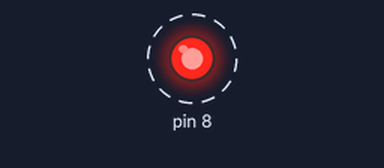
The sketch below on a simulated Arduino Uno, built with avr-gcc and run on an emulated ATmega328P. Parts: output pins drawn as LEDs (lit = HIGH). Dashed ring = blinking. At 5.0 s the program stops and its outputs stay as they are.

Above: at 0.2 s.
Timing chart, 0 to 3.0 s (numbered marks = the images above):
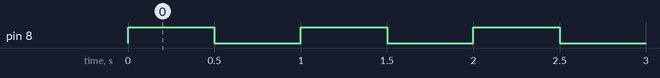

Measured:
- by itself, pin 8: alternates HIGH for 0.50 s and LOW for 0.50 s, 10 changes in all, then stays LOW

The sketch:

sketch.ino
```cpp
void setup() {
  // put your setup code here, to run once:
  pinMode(8, OUTPUT);
}

void loop() {
  // put your main code here, to run repeatedly:
  for (int i = 0; i < 5; i++) {
    digitalWrite(8, HIGH);
    delay(500);  // Blink ON time
    digitalWrite(8, LOW);
    delay(500);  // Blink OFF time
  }

  // Break the loop after blinking 5 times
  while (true) {
    // Do nothing or add any other code if needed
  }
}
```
